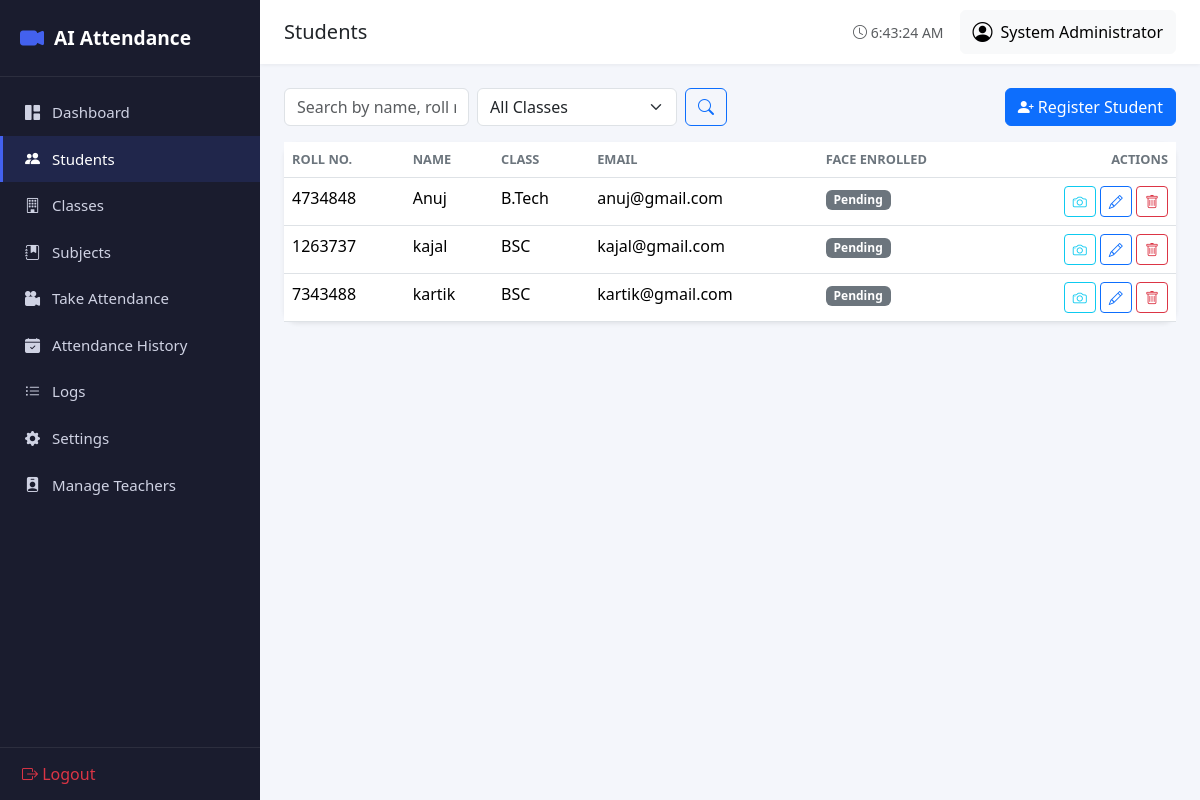
/students/ (signed in), run on the app's committed database.
### models/student.py (models this page shows, shortened)
class Student(db.Model, TimestampMixin, SerializerMixin):
    __tablename__ = "students"
    id = db.Column(db.Integer, primary_key=True, autoincrement=True)
    roll_number = db.Column(db.String(30), unique=True, nullable=False, index=True)
    name = db.Column(db.String(120), nullable=False)
    email = db.Column(db.String(120), unique=True, nullable=True)
    phone = db.Column(db.String(20), nullable=True)
    gender = db.Column(db.String(10), nullable=True)
    class_id = db.Column(db.Integer, db.ForeignKey("class_rooms.id"), nullable=True)
    dataset_path = db.Column(db.String(255), nullable=True)   # folder with captured images
    photo_path = db.Column(db.String(255), nullable=True)     # profile picture for UI
    face_registered = db.Column(db.Boolean, default=False, nullable=False)
    is_active = db.Column(db.Boolean, default=True, nullable=False)
    class_room = db.relationship("ClassRoom", back_populates="students")
    face_encodings = db.relationship(
        "FaceEncoding", back_populates="student", cascade="all, delete-orphan", lazy="dynamic"
    )
    attendance_records = db.relationship(
        "Attendance", back_populates="student", cascade="all, delete-orphan", lazy="dynamic"
    )

### models/class_room.py (models this page shows, shortened)
class ClassRoom(db.Model, TimestampMixin, SerializerMixin):
    __tablename__ = "class_rooms"
    id = db.Column(db.Integer, primary_key=True, autoincrement=True)
    name = db.Column(db.String(100), nullable=False)          # e.g. "BSc Computer Science"
    section = db.Column(db.String(20), nullable=True)          # e.g. "A"
    academic_year = db.Column(db.String(20), nullable=True)    # e.g. "2025-2026"
    is_active = db.Column(db.Boolean, default=True, nullable=False)
    students = db.relationship("Student", back_populates="class_room", lazy="dynamic")
    subjects = db.relationship("Subject", back_populates="class_room", lazy="dynamic")

### routes/student_routes.py (the view)
@student_bp.route("/")
@login_required
def list_students():
    class_filter = get_session_class_filter()
    pagination = student_controller.list_students(request.args, accessible_class_ids=class_filter)
    classes = class_controller.list_all(accessible_class_ids=class_filter)
    return render_template("admin/students_list.html", pagination=pagination, classes=classes)

### controllers/class_controller.py (called while the page is built)
    def list_all(self, accessible_class_ids=None):
        classes = self.class_service.get_all()
        if accessible_class_ids is not None:
            classes = [c for c in classes if c.id in accessible_class_ids]
        return classes

### controllers/student_controller.py (called while the page is built)
    def list_students(self, args, accessible_class_ids=None):
        return self.student_service.search(
            query=args.get("q"),
            class_id=safe_int(args.get("class_id")),
            face_registered=(
                args.get("face_registered") == "true" if args.get("face_registered") in ("true", "false") else None
            ),
            page=safe_int(args.get("page"), 1),
            per_page=safe_int(args.get("per_page"), 25),
            accessible_class_ids=accessible_class_ids,
        )

### services/class_service.py (called while the page is built)
    def get_all(self, active_only: bool = False):
        stmt = ClassRoom.query
        if active_only:
            stmt = stmt.filter_by(is_active=True)
        return stmt.order_by(ClassRoom.name.asc()).all()

### utils/helpers.py (called while the page is built)
def safe_int(value, default: Optional[int] = None) -> Optional[int]:
    try:
        return int(value)
    except (TypeError, ValueError):
        return default

### templates/admin/students_list.html (shortened to what this page needs)
{% extends "base.html" %}
{% block title %}Students{% endblock %}
{% block content %}
<div class="d-flex justify-content-between align-items-center mb-3">
    <form class="d-flex gap-2" method="GET">
        <input type="text" name="q" class="form-control" placeholder="Search by name, roll no, email..." value="{{ request.args.get('q', '') }}">
        <select name="class_id" class="form-select">
            <option value="">All Classes</option>
        </select>
        <button class="btn btn-outline-primary"><i class="bi bi-search"></i></button>
    </form>
    <a href="{{ url_for('student.register') }}" class="btn btn-primary">
        <i class="bi bi-person-plus-fill"></i> Register Student
    </a>
</div>
<div class="card shadow-sm">
    <div class="card-body p-0">
        <table class="table table-hover mb-0">
            <thead>
                <tr>
                    <th>Roll No.</th><th>Name</th><th>Class</th><th>Email</th><th>Face Enrolled</th><th class="text-end">Actions</th>
                </tr>
            </thead>
            <tbody>
                {% for student in pagination.items %}
                <tr>
                    <td>{{ student.roll_number }}</td>
                    <td>{{ student.name }}</td>
                    <td>{{ student.class_room.name if student.class_room else '-' }}</td>
                    <td>{{ student.email or '-' }}</td>
                    <td>
                        {% if student.face_registered %}
                            <span class="badge bg-success"><i class="bi bi-check-lg"></i> Enrolled</span>
                        {% else %}
                            <span class="badge bg-secondary">Pending</span>
                        {% endif %}
                    </td>
                    <td class="text-end">
                        <a href="{{ url_for('student.capture', student_id=student.id) }}" class="btn btn-sm btn-outline-info" title="Capture Face">
                            <i class="bi bi-camera"></i>
                        </a>
                        <a href="{{ url_for('student.edit', student_id=student.id) }}" class="btn btn-sm btn-outline-primary" title="Edit">
                            <i class="bi bi-pencil"></i>
                        </a>
                        <form action="{{ url_for('student.delete', student_id=student.id) }}" method="POST" class="d-inline" onsubmit="return confirm('Delete this student permanently?');">
                            <button class="btn btn-sm btn-outline-danger" title="Delete"><i class="bi bi-trash"></i></button>
                        </form>
                    </td>
                </tr>
                {% else %}
                <tr><td colspan="6" class="text-center text-muted py-4">No students found.</td></tr>
                {% endfor %}
            </tbody>
        </table>
    </div>
</div>
{% endblock %}

### templates/base.html (shortened to what this page needs)
<!DOCTYPE html>
<html lang="en">
<head>
    <link href="https://cdnjs.cloudflare.com/ajax/libs/bootstrap/5.3.3/css/bootstrap.min.css" rel="stylesheet">
    <link rel="stylesheet" href="https://cdnjs.cloudflare.com/ajax/libs/bootstrap-icons/1.11.3/font/bootstrap-icons.min.css">
    <link href="{{ url_for('static', filename='css/style.css') }}" rel="stylesheet">
</head>
<body>
{% if session.get('admin_id') %}
{% set page_heading = self.title() %}
<div class="app-wrapper">
    {% include "partials/sidebar.html" %}
    <div class="app-content">
        {% include "partials/navbar.html" %}
        <main class="app-main p-4">
            {% block content %}{% endblock %}
        </main>
    </div>
</div>
{% else %}
    {% include "partials/flash_messages.html" %}
    {% block guest_content %}{% endblock %}
{% endif %}
</body>
</html>

### templates/partials/sidebar.html
<aside class="app-sidebar" id="appSidebar">
    <div class="sidebar-brand">
        <i class="bi bi-camera-video-fill"></i>
        <span>AI Attendance</span>
    </div>
    <nav class="sidebar-nav">
        <a href="{{ url_for('dashboard.index') }}" class="nav-link {{ 'active' if request.endpoint == 'dashboard.index' }}">
            <i class="bi bi-grid-1x2-fill"></i> Dashboard
        </a>
        <a href="{{ url_for('student.list_students') }}" class="nav-link {{ 'active' if request.endpoint and request.endpoint.startswith('student.') }}">
            <i class="bi bi-people-fill"></i> Students
        </a>
        <a href="{{ url_for('class_room.list_classes') }}" class="nav-link {{ 'active' if request.endpoint and request.endpoint.startswith('class_room.') }}">
            <i class="bi bi-building"></i> Classes
        </a>
        <a href="{{ url_for('subject.list_subjects') }}" class="nav-link {{ 'active' if request.endpoint and request.endpoint.startswith('subject.') }}">
            <i class="bi bi-journal-bookmark-fill"></i> Subjects
        </a>
        <a href="{{ url_for('face.live') }}" class="nav-link {{ 'active' if request.endpoint == 'face.live' }}">
            <i class="bi bi-camera-reels-fill"></i> Take Attendance
        </a>
        <a href="{{ url_for('attendance.history') }}" class="nav-link {{ 'active' if request.endpoint and request.endpoint.startswith('attendance.') }}">
            <i class="bi bi-calendar-check-fill"></i> Attendance History
        </a>
        {% if session.get('role') in ['admin', 'superadmin'] %}
        <a href="{{ url_for('log.index') }}" class="nav-link {{ 'active' if request.endpoint == 'log.index' }}">
            <i class="bi bi-list-ul"></i> Logs
        </a>
        <a href="{{ url_for('settings.index') }}" class="nav-link {{ 'active' if request.endpoint == 'settings.index' }}">
            <i class="bi bi-gear-fill"></i> Settings
        </a>
        {% endif %}
        {% if session.get('role') == 'superadmin' %}
        <a href="{{ url_for('teacher.list_teachers') }}" class="nav-link {{ 'active' if request.endpoint and request.endpoint.startswith('teacher.') }}">
            <i class="bi bi-person-badge-fill"></i> Manage Teachers
        </a>
        {% endif %}
    </nav>
    <div class="sidebar-footer">
        <a href="{{ url_for('auth.logout') }}" class="nav-link text-danger">
            <i class="bi bi-box-arrow-right"></i> Logout
        </a>
    </div>
</aside>

### templates/partials/navbar.html (shortened to what this page needs)
<header class="app-navbar">
    <h5 class="mb-0 page-title">{{ page_heading }}</h5>
    <div class="navbar-right">
        <span class="text-muted small d-none d-md-inline">
            <i class="bi bi-clock"></i> <span id="liveClock"></span>
        </span>
        <div class="dropdown">
            <button class="btn btn-light d-flex align-items-center gap-2" data-bs-toggle="dropdown">
                <i class="bi bi-person-circle fs-5"></i>
                <span class="d-none d-md-inline">{{ session.get('full_name', 'Admin') }}</span>
            </button>
        </div>
    </div>
</header>

### static/css/style.css (style rules this page uses)
:root { --primary: #4361ee; --primary-dark: #3a56d4; --sidebar-width: 260px; --navbar-height: 64px; --bg-light: #f4f6fb; }
* { box-sizing: border-box; }
body { background-color: var(--bg-light); font-family: "Segoe UI", Roboto, -apple-system, sans-serif; margin: 0; }
.app-wrapper { display: flex; min-height: 100vh; }
.app-sidebar { width: var(--sidebar-width); background: #1a1c2e; color: #cfd2e3; display: flex; flex-direction: column; position: fixed; top: 0; left: 0; height: 100vh; z-index: 1030; transition: transform 0.25s ease; }
.sidebar-brand { display: flex; align-items: center; gap: 10px; padding: 20px; font-size: 1.2rem; font-weight: 700; color: #fff; border-bottom: 1px solid rgba(255, 255, 255, 0.08); }
.sidebar-brand i { color: var(--primary); font-size: 1.5rem; }
.sidebar-nav { flex: 1; padding: 12px 0; overflow-y: auto; }
.sidebar-nav .nav-link { display: flex; align-items: center; gap: 12px; padding: 12px 22px; color: #cfd2e3; font-size: 0.94rem; border-left: 3px solid transparent; transition: all 0.15s ease; }
.sidebar-nav .nav-link.active { background: rgba(67, 97, 238, 0.15); border-left-color: var(--primary); color: #fff; }
.sidebar-footer { padding: 14px 22px; border-top: 1px solid rgba(255, 255, 255, 0.08); }
.app-content { flex: 1; margin-left: var(--sidebar-width); display: flex; flex-direction: column; min-height: 100vh; }
.app-navbar { height: var(--navbar-height); background: #fff; display: flex; align-items: center; justify-content: space-between; padding: 0 24px; box-shadow: 0 1px 4px rgba(0, 0, 0, 0.06); position: sticky; top: 0; z-index: 1020; }
.navbar-right { display: flex; align-items: center; gap: 16px; }
.app-main { flex: 1; }
.card { border: none; border-radius: 14px; }
.table thead th { font-size: 0.8rem; text-transform: uppercase; color: #6c757d; border-top: none; }

### data on the page
Student: roll_number "4734848", name "Anuj", class_room "B.Tech", email "anuj@gmail.com", face_registered "Pending"
Student: roll_number "1263737", name "kajal", class_room "BSC", email "kajal@gmail.com", face_registered "Pending"
Student: roll_number "7343488", name "kartik", class_room "BSC", email "kartik@gmail.com", face_registered "Pending"

### other printed values
{{ session.get('full_name', 'Admin') }} "System Administrator"
